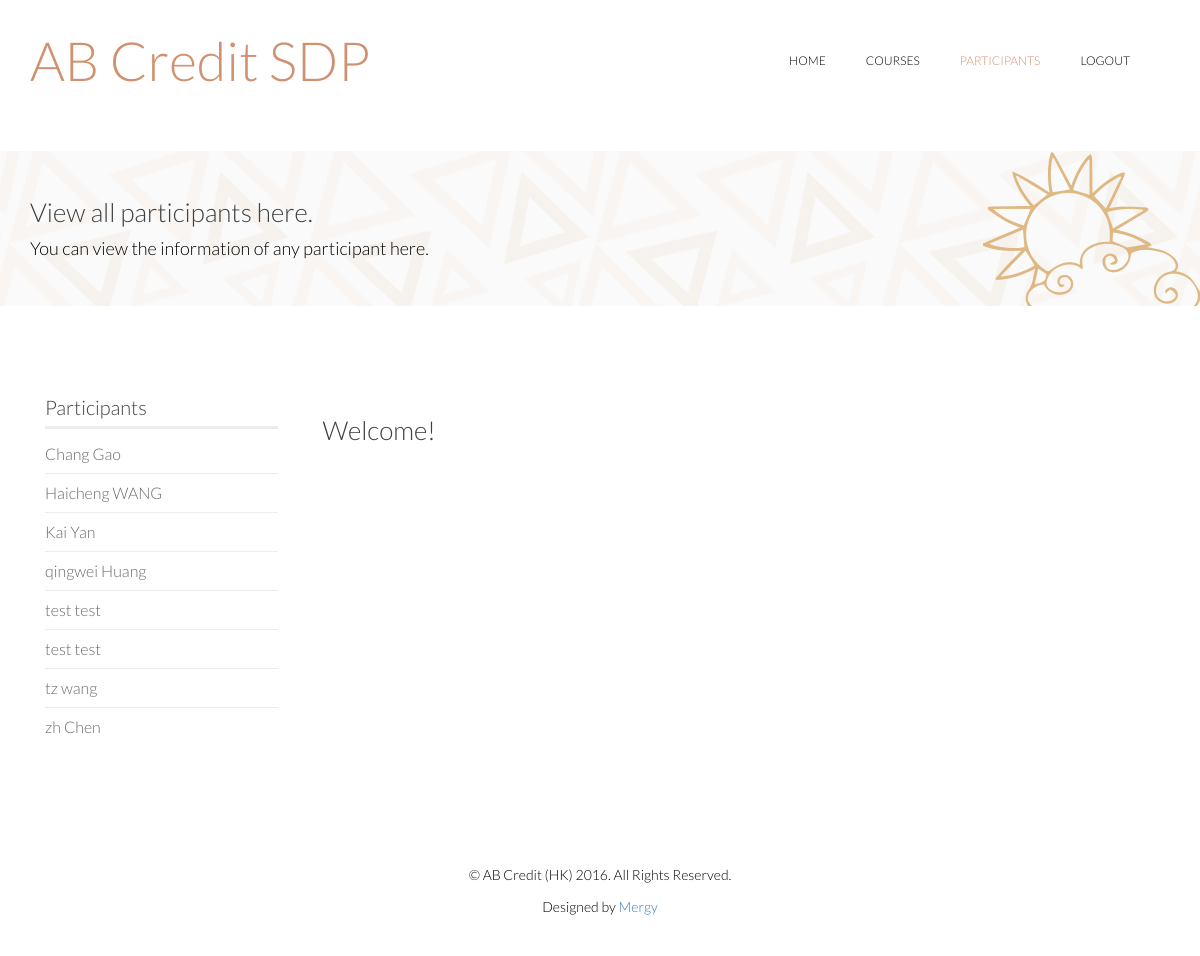
Screenshot of /hr/participant/ (signed in) with the database file from the repository.
### course/models.py (models this page shows, shortened)
class Staff(models.Model):
    user = models.ForeignKey(User, on_delete=models.CASCADE)  # many-to-one
    last_login_type = models.CharField(max_length=20, default="Staff")
    class Meta:
        abstract = True
    def __str__(self):
        return self.user.first_name + " " + self.user.last_name

class Participant(Staff):
    def viewCategories(self):
        menu = super(Participant, self).viewCategories()
        for c in Category.objects.all():
            menu[c] = Course.objects.filter(category=c, is_open=True).count()
        return menu

### course/views/hr_view.py (the view)
@login_required
def getAllParticipants(request):
    hr = HR.objects.get(user__pk=request.user.id)
    participants = hr.viewAllParticipants()
    keylist = []
    for key, value in participants.items():
        temp = [value.user.first_name + " " +value.user.last_name, value]
        keylist.append(temp)
    keylist.sort(key=getKey)
    length = len(keylist)
    return render_to_response('hr/participant.html', locals())

### course/models.py (called while the page is built)
    @staticmethod
    def viewAllParticipants():
        menu = dict()
        for p in Participant.objects.all():
            menu[p.user.id] = p
        return menu

    def viewAllParticipants(self):
        return ParticipantControl.viewAllParticipants()

### course/views/hr_view.py (called while the page is built)
def getKey(item):
    return item[0]

### course/templates/hr/participant.html (shortened to what this page needs)
<html lang="en">
<head>
    {% load static %}
    <link rel="stylesheet" href="{% static 'css/bootstrap.min.css' %}" />
    <link rel="stylesheet" href="{% static 'css/font-awesome.min.css' %}" />
    <link rel="stylesheet" href="{% static 'css/animate.min.css' %}" />
    <link rel="stylesheet" href="{% static 'css/lightbox.css' %}" />
    <link rel="stylesheet" href="{% static 'css/main.css' %}" />
    <link rel="stylesheet" href="{% static 'css/responsive.css' %}" />
</head>
<body>
    <header id="header">
        <div class="container">
            <div class="row">
                <div class="col-sm-12 overflow">
                </div>
             </div>
        </div>
        <div class="navbar navbar-inverse" role="banner">
            <div class="container">
                <div class="navbar-header">
                    <a class="navbar-brand">
                        <h1 style="font-size: 300%; color: #cf916f">AB Credit SDP</h1>
                    </a>
                </div>
                <div class="collapse navbar-collapse">
                    <ul class="nav navbar-nav navbar-right">
                        <li><a href="/">Home</a></li>
                        <li><a href="../course">Courses</a></li>
                        <li class="active"><a href="../participant">Participants</a></li>
                        <li><a onclick="logout()">Logout</a></li>
                    </ul>
                </div>
            </div>
        </div>
    </header>
    <section id="page-breadcrumb">
        <div class="vertical-center sun">
             <div class="container">
                <div class="row">
                    <div class="action">
                        <div class="col-sm-12">
                            <h1 class="title">View all participants here.</h1>
                            <p>You can view the information of any participant here.</p>
                        </div>
                    </div>
                </div>
            </div>
        </div>
   </section>
    <section id="projects" class="padding-top">
        <div class="container">
            <div class="row">
                <div class="col-lg-3 col-md-4 col-sm-5">
                    <div class="col-sm-12">
                        <div class="sidebar portfolio-sidebar">
                            <div class="sidebar-item categories" id="category_bar">
                                <h3>Participants</h3>
                                    <ul class="nav navbar-stacked">
                                        {% for k, e in keylist%}
                                        <li><a onclick="getParticipantInfo('{{e.user.pk}}', '{{e}}', '{{hr.user.pk}}', '0')">{{e}}</a></li>
                                        {% endfor %}
                                    </ul>
                            </div>
                        </div>
                    </div>
                </div>
                <div class="col-lg-9 col-md-8 col-sm-7">
                    <div class="col-sm-12">
                        <div class="row">
                            <h1 id="content-title">Welcome!</h1>
                            <div id="content-main"/></div>
                        </div>
                    </div>
                </div>
            </div>
    </section>
    <footer id="footer">
        <div class="container">
            <div class="row">
                <div class="col-sm-12">
                    <div class="copyright-text text-center">
                        <p>&copy; AB Credit (HK) 2016. All Rights Reserved.</p>
                        <p>Designed by <a target="_blank" href="http://www.cs.hku.hk/programme/course_info.jsp?infile=2016/comp3297.html">Mergy</a></p>
                    </div>
                </div>
            </div>
        </div>
    </footer>
</body>
</html>

### course/static/css/lightbox.css (style rules this page uses)
body:after { content: url(../image/lightbox/close.png) url(../image/lightbox/loading.gif) url(../image/lightbox/prev.png) url(../image/lightbox/next.png); display: none; }

### course/static/css/main.css (style rules this page uses)
body { background: #fff; font-family: 'Lato', sans-serif; font-weight: 300; font-size: 14px; line-height: 22px; color: #000; }
html { height: 100%; }
a { -webkit-transition: 300ms; -moz-transition: 300ms; -o-transition: 300ms; transition: 300ms; }
ul { list-style: none; }
h1, h2, h3, h4, h5, h6 { font-family: 'Lato', sans-serif; font-weight: 300; }
h1 { font-size: 26px; color: #404040; }
h3 { font-size: 20px; color: #404040; }
.overflow { overflow: hidden; }
.padding-top { padding-top: 90px; }
#header { margin-bottom: 0; padding: 30px 0 60px 0; }
#header .navbar-inverse .container { position: relative; }
#header .navbar { background: #fff; border: 0; margin-bottom: 0; }
#header .navbar-brand { padding: 0; margin-left: 0; }
#header .navbar-brand h1 { padding: 0; margin: 0; }
#header .navbar-nav.navbar-right >li:last-child { margin-right: 20px; }
#header .navbar-nav.navbar-right >li a { color: #000; font-size: 12px; padding: 20px; text-transform: uppercase; font-weight: 300; }
#header .navbar-inverse .navbar-nav li.active > a, #header .navbar-inverse .navbar-nav li.active > a:focus, #header .navbar-nav.navbar-right li > a:hover, .navbar-inverse .navbar-nav > .open > a { background-color: inherit; border: 0; color: #cf916f; }
#footer { padding-bottom: 75px; background-repeat: repeat-x; background-position: bottom; background-size: contain; }
.copyright-text { margin-top: 70px; }
#action, #page-breadcrumb { background-image: url(../image/home/tour-bg.png); background-color: #fbfafa; background-repeat: repeat-x; height: 155px; background-position: center; display: table; position: static; width: 100%; }
.vertical-center { display: table-cell; vertical-align: middle; width: 100%; position: statice; }
.sun { background-image: url(../image/home/tour-icon1.png); background-repeat: no-repeat; background-position: 100% bottom; }
.action h1 { margin-top: 0; }
.action p { font-size: 18px; margin-bottom: 0; font-weight: 300; }
.title { color: #404040; font-weight: 300; }
#action , #page-breadcrumb { position: relative; }
.sidebar h3 { color: #404040; margin-top: 0; border-bottom: 3px solid #ececec; margin-bottom: 6px; padding-bottom: 8px; }
.sidebar-item { margin-bottom: 48px; }
.categories .navbar-stacked li { border-bottom: 1px solid #ececec; }
.categories .navbar-stacked li:last-child { border-bottom: 0px solid #ececec; }
.categories .navbar-stacked li a { font-size: 16px; color: #6a6a6a; padding: 8px 0; padding-left: 0; }

### rows the page displays
Participant: user.last_name "Chang Gao"
Participant: user.last_name "Haicheng WANG"
Participant: user.last_name "Kai Yan"
Participant: user.last_name "qingwei Huang"
Participant: user.last_name "test test"
Participant: user.last_name "test test"
Participant: user.last_name "tz wang"
Participant: user.last_name "zh Chen"
